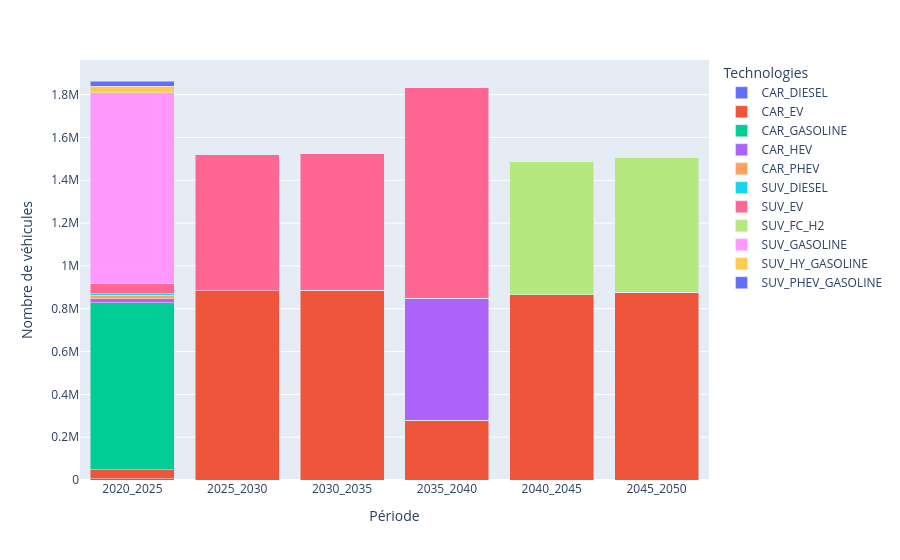

The notebook cell this image was saved under:
### Code cell
plot_new_positive(results_materials, priv_mob_techs_positive, sector='priv_mob')

### Figure 1 — Plotly figure (JSON) as saved in the notebook; plotly's stock layout.template omitted (floating-point values rounded to 4 significant figures)
{"data": [{"hovertemplate": "Technologies=CAR_DIESEL<br>Période=%{x}<br>Capacité=%{y}<extra></extra>", "legendgroup": "CAR_DIESEL", "marker": {"color": "#636efa", "pattern": {"shape": ""}}, "name": "CAR_DIESEL", "orientation": "v", "showlegend": true, "textposition": "auto", "type": "bar", "x": ["2020_2025", "2025_2030", "2030_2035", "2035_2040", "2040_2045", "2045_2050"], "xaxis": "x", "y": [6427.0, 0.0, 0.0, 0.0, 0.0, 0.0], "yaxis": "y"}, {"hovertemplate": "Technologies=CAR_EV<br>Période=%{x}<br>Capacité=%{y}<extra></extra>", "legendgroup": "CAR_EV", "marker": {"color": "#EF553B", "pattern": {"shape": ""}}, "name": "CAR_EV", "orientation": "v", "showlegend": true, "textposition": "auto", "type": "bar", "x": ["2020_2025", "2025_2030", "2030_2035", "2035_2040", "2040_2045", "2045_2050"], "xaxis": "x", "y": [41620.0, 883000.0, 886100.0, 279600.0, 865900.0, 875900.0], "yaxis": "y"}, {"hovertemplate": "Technologies=CAR_GASOLINE<br>Période=%{x}<br>Capacité=%{y}<extra></extra>", "legendgroup": "CAR_GASOLINE", "marker": {"color": "#00cc96", "pattern": {"shape": ""}}, "name": "CAR_GASOLINE", "orientation": "v", "showlegend": true, "textposition": "auto", "type": "bar", "x": ["2020_2025", "2025_2030", "2030_2035", "2035_2040", "2040_2045", "2045_2050"], "xaxis": "x", "y": [779400.0, 0.0, 0.0, 0.0, 0.0, 0.0], "yaxis": "y"}, {"hovertemplate": "Technologies=CAR_HEV<br>Période=%{x}<br>Capacité=%{y}<extra></extra>", "legendgroup": "CAR_HEV", "marker": {"color": "#ab63fa", "pattern": {"shape": ""}}, "name": "CAR_HEV", "orientation": "v", "showlegend": true, "textposition": "auto", "type": "bar", "x": ["2020_2025", "2025_2030", "2030_2035", "2035_2040", "2040_2045", "2045_2050"], "xaxis": "x", "y": [19970.0, 0.0, 0.0, 568200.0, 0.0, 0.0], "yaxis": "y"}, {"hovertemplate": "Technologies=CAR_PHEV<br>Période=%{x}<br>Capacité=%{y}<extra></extra>", "legendgroup": "CAR_PHEV", "marker": {"color": "#FFA15A", "pattern": {"shape": ""}}, "name": "CAR_PHEV", "orientation": "v", "showlegend": true, "textposition": "auto", "type": "bar", "x": ["2020_2025", "2025_2030", "2030_2035", "2035_2040", "2040_2045", "2045_2050"], "xaxis": "x", "y": [16440.0, 0.0, 0.0, 0.0, 0.0, 0.0], "yaxis": "y"}, {"hovertemplate": "Technologies=SUV_DIESEL<br>Période=%{x}<br>Capacité=%{y}<extra></extra>", "legendgroup": "SUV_DIESEL", "marker": {"color": "#19d3f3", "pattern": {"shape": ""}}, "name": "SUV_DIESEL", "orientation": "v", "showlegend": true, "textposition": "auto", "type": "bar", "x": ["2020_2025", "2025_2030", "2030_2035", "2035_2040", "2040_2045", "2045_2050"], "xaxis": "x", "y": [5230.0, 0.0, 0.0, 0.0, 0.0, 0.0], "yaxis": "y"}, {"hovertemplate": "Technologies=SUV_EV<br>Période=%{x}<br>Capacité=%{y}<extra></extra>", "legendgroup": "SUV_EV", "marker": {"color": "#FF6692", "pattern": {"shape": ""}}, "name": "SUV_EV", "orientation": "v", "showlegend": true, "textposition": "auto", "type": "bar", "x": ["2020_2025", "2025_2030", "2030_2035", "2035_2040", "2040_2045", "2045_2050"], "xaxis": "x", "y": [48120.0, 636600.0, 639200.0, 986000.0, 0.0, 0.0], "yaxis": "y"}, {"hovertemplate": "Technologies=SUV_FC_H2<br>Période=%{x}<br>Capacité=%{y}<extra></extra>", "legendgroup": "SUV_FC_H2", "marker": {"color": "#B6E880", "pattern": {"shape": ""}}, "name": "SUV_FC_H2", "orientation": "v", "showlegend": true, "textposition": "auto", "type": "bar", "x": ["2020_2025", "2025_2030", "2030_2035", "2035_2040", "2040_2045", "2045_2050"], "xaxis": "x", "y": [0.0, 0.0, 0.0, 0.0, 621800.0, 630400.0], "yaxis": "y"}, {"hovertemplate": "Technologies=SUV_GASOLINE<br>Période=%{x}<br>Capacité=%{y}<extra></extra>", "legendgroup": "SUV_GASOLINE", "marker": {"color": "#FF97FF", "pattern": {"shape": ""}}, "name": "SUV_GASOLINE", "orientation": "v", "showlegend": true, "textposition": "auto", "type": "bar", "x": ["2020_2025", "2025_2030", "2030_2035", "2035_2040", "2040_2045", "2045_2050"], "xaxis": "x", "y": [891900.0, 0.0, 0.0, 0.0, 0.0, 0.0], "yaxis": "y"}, {"hovertemplate": "Technologies=SUV_HY_GASOLINE<br>Période=%{x}<br>Capacité=%{y}<extra></extra>", "legendgroup": "SUV_HY_GASOLINE", "marker": {"color": "#FECB52", "pattern": {"shape": ""}}, "name": "SUV_HY_GASOLINE", "orientation": "v", "showlegend": true, "textposition": "auto", "type": "bar", "x": ["2020_2025", "2025_2030", "2030_2035", "2035_2040", "2040_2045", "2045_2050"], "xaxis": "x", "y": [29170.0, 0.0, 0.0, 0.0, 0.0, 0.0], "yaxis": "y"}, {"hovertemplate": "Technologies=SUV_PHEV_GASOLINE<br>Période=%{x}<br>Capacité=%{y}<extra></extra>", "legendgroup": "SUV_PHEV_GASOLINE", "marker": {"color": "#636efa", "pattern": {"shape": ""}}, "name": "SUV_PHEV_GASOLINE", "orientation": "v", "showlegend": true, "textposition": "auto", "type": "bar", "x": ["2020_2025", "2025_2030", "2030_2035", "2035_2040", "2040_2045", "2045_2050"], "xaxis": "x", "y": [25430.0, 0.0, 0.0, 0.0, 0.0, 0.0], "yaxis": "y"}], "layout": {"barmode": "stack", "legend": {"title": {"text": "Technologies"}, "tracegroupgap": 0}, "margin": {"t": 60}, "xaxis": {"anchor": "y", "domain": [0, 1], "title": {"text": "Période"}}, "yaxis": {"anchor": "x", "domain": [0, 1], "title": {"text": "Nombre de véhicules"}}}}
